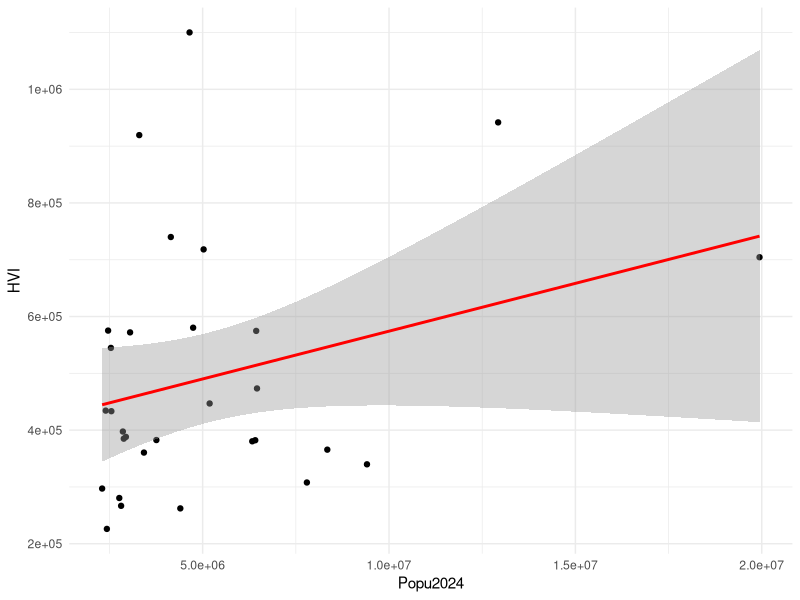

Reproduce this figure in R.
## ---- chunk 1
knitr::opts_chunk$set(echo = TRUE)
## ---- chunk 2
library('tidyverse')
library('ggplot2')
## ---- chunk 3
hvi <- read_csv("zillow_hvi_msa.csv")
## ---- chunk 4
hvi <- read_csv("zillow_hvi_msa.csv",
  col_types = cols(
    RegionName = col_character(),
    StateName  = col_character(),
    RegionID   = col_double(),
    Popu2024   = col_number(),
    .default   = col_double()   # for other columns
  )
)
head(hvi, 3)
## ---- chunk 5
head(hvi, 3)
## ---- chunk 6
hvi_tidy <- hvi %>%
  pivot_longer( # using `pivot_longer` to reshape wide → long
    cols = -c("RegionID", "RegionName", "Popu2024", "StateName"), # keep these 4 as identifier variables (don’t pivot them)
    names_to = "Date",  # old column names (like "1/31/00") become a new column called Date                 
    values_to = "HVI" # the cell values go into a new column called HVI 
    # values_drop_na = TRUE; default as FALSE; if TRUE, will remove rows with missing HVI.
  ) %>%
  mutate(
    Date = as.Date(Date, format = "%m/%d/%y")                   
  )
head(hvi_tidy,3)
## ---- chunk 7
colSums(is.na(hvi_tidy))
## ---- chunk 8
# remove NA then we can see there are 9237 rows afterwards, 3 missing values are removed
hvi_tidy_NA_remove <- hvi_tidy %>% 
  filter(!is.na(HVI))
dim(hvi_tidy_NA_remove)
## ---- chunk 9
# install.packages("skimr") # you only need to install once
library(skimr)
skim(hvi_tidy) # run `skim()` to get a quick overview of the dataset
## ---- chunk 10
ggplot(
  data = hvi_tidy_NA_remove %>%
    filter(Date == as.Date("2025-08-31")),
  aes(x = Popu2024, y = HVI)
) +
  geom_point() +
  geom_smooth(
    method = "lm",
    formula = y ~ x,
    se = TRUE,
    color = "red"
  ) +
  theme_minimal()
